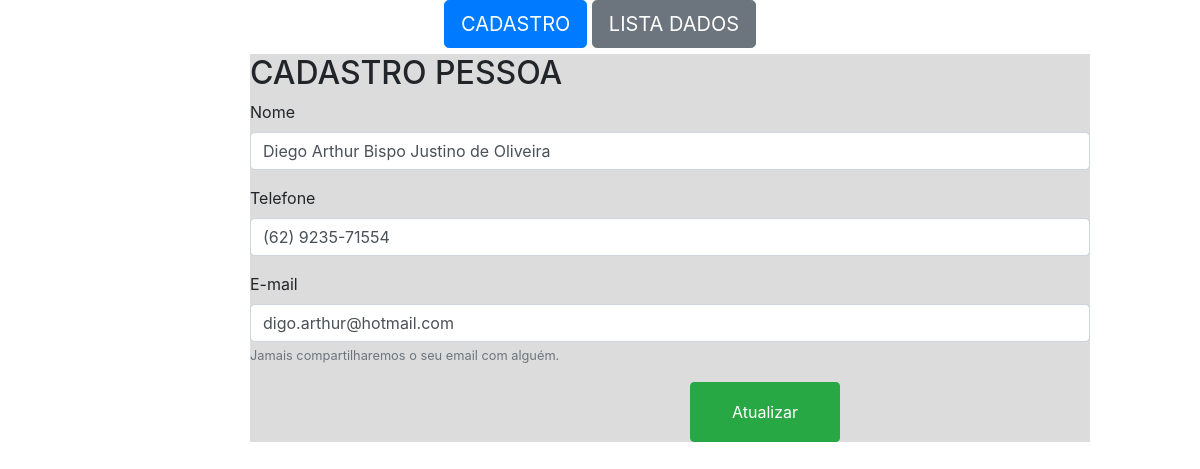
The page /CrudPHP/index.php?id_editar=18 on the database as committed earlier.
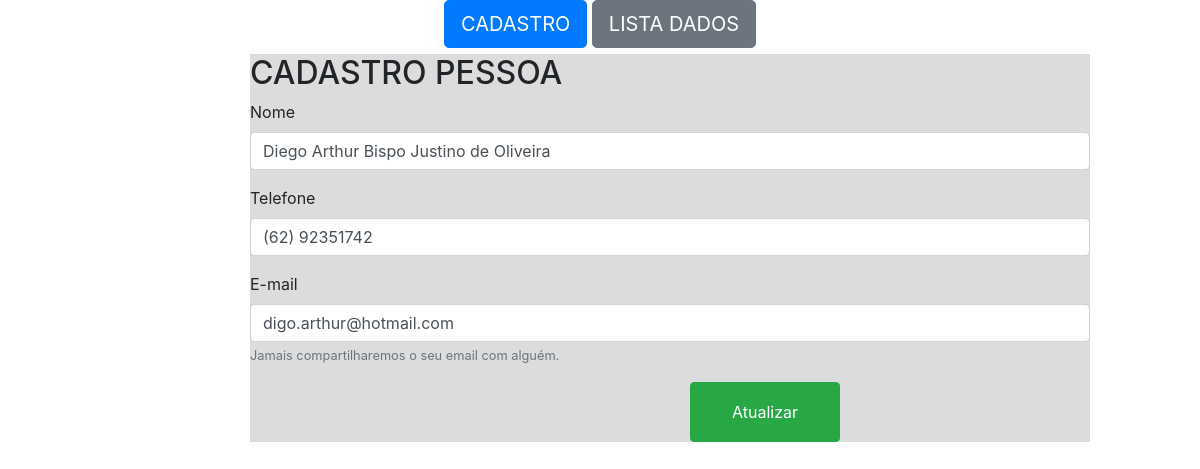
The same page on the database as committed later.
### tables this page shows
CREATE TABLE `pessoa` (
  `id` int(11) NOT NULL,
  `nome` varchar(40) DEFAULT NULL,
  `telefone` varchar(15) DEFAULT NULL,
  `email` varchar(50) DEFAULT NULL
);

### CrudPHP/classePessoa.php (called while the page is built, shortened)
<?php
class Pessoa
{
    private $pdo;
    public function __construct($nomeDB, $host, $usuario, $senha)
    {
        try {
            $this->pdo = new PDO("mysql:dbname=" . $nomeDB . ";host=" . $host, $usuario, $senha);
        } catch (PDOException $e) {
            echo "Erro com o banco de dados: " . $e->getMessage();
            exit();
        }
    }
    public function buscarDadosPessoa($id)
    {
        $cmd = $this->pdo->prepare("SELECT * FROM pessoa WHERE id= :id ");
        $cmd->bindValue(":id", $id);
        $cmd->execute();
        $res = $cmd->fetch(PDO::FETCH_ASSOC);
        return $res;
    }
}

### CrudPHP/index.php (the view, shortened to what this page needs)
<?php
require_once 'classePessoa.php';
$p = new Pessoa("crudpdo", "localhost", "root", "");
?>
<!DOCTYPE html>
<html lang="en">
<head>
  <link rel="stylesheet" href="https://stackpath.bootstrapcdn.com/bootstrap/4.4.1/css/bootstrap.min.css">
  <link rel="stylesheet" href="style.css">
</head>
<body>
  <section id="section_BotoesNav">
    <button type="button" class="btn btn-primary btn-lg" onclick="mudaSection(0)">CADASTRO</button>
    <button type="button" class="btn btn-secondary btn-lg" onclick="mudaSection(1)">LISTA DADOS</button>
  </section>
  <?php
  if (isset($_GET['id_editar'])) {
    $id_editar = addslashes($_GET['id_editar']);
    $res = $p->buscarDadosPessoa($id_editar);
  }
  ?>
  <section id="section_Cadastro">
    <h2>CADASTRO PESSOA</h2>
    <form id='form_Cadastro' method="POST">
      <div class="form-group">
        <label for="nome">Nome</label>
        <input type="text" name="nome" id="nome" class="form-control" aria-describedby="emailHelp" placeholder="Nome" value="<?php if (isset($res)) {
                                                                                                                                echo $res['nome'];
                                                                                                                              }   ?>">
      </div>
      <div class="form-group">
        <label for="telefone">Telefone</label>
        <input type="text" name="telefone" id="telefone" class="form-control" placeholder="(xxx)xxxxx-xxxx" value="<?php if (isset($res)) {
                                                                                                                      echo $res['telefone'];
                                                                                                                    }   ?>">
      </div>
      <div class="form-group">
        <label for="email">E-mail</label>
        <input type="email" name="email" id="email" class="form-control" id="exampleInputPassword1" placeholder="nome@exemplo.com" value="<?php if (isset($res)) {
                                                                                                                                            echo $res['email'];
                                                                                                                                          }   ?>">
        <small id="emailHelp" class="form-text text-muted">Jamais compartilharemos o seu email com
          alguém.</small>
      </div>
      <input id="botaoSubmit" type="submit" value="<?php if (isset($res)) {
                                                      echo "Atualizar";
                                                    } else {
                                                      echo "Cadastrar";
                                                    }  ?>" class="btn btn-success">
    </form>
  </section>
</body>
</html>

### CrudPHP/style.css (style rules this page uses)
#botaoSubmit { margin-left: 440px; height: 60px; width: 150px; }
#section_BotoesNav { text-align: center; }
#section_Cadastro,#section_ListaDados { background-color: gainsboro; width: 70%; margin: 6px 0px 0px 250px ; }

Rows that differ between the two databases and show on the page:
changed pessoa "Diego Arthur Bispo Justino de Oliveira": telefone "(62) 9235-71554" → "(62) 92351742"
